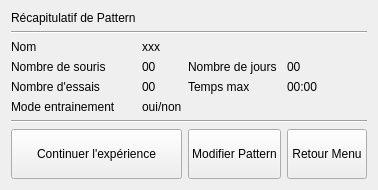
      <widget class="QWidget" name="page">
       <layout class="QGridLayout" name="gridLayout_5">
        <item row="2" column="0">
         <widget class="QLabel" name="label_9">
          <property name="text">
           <string>Nom</string>
          </property>
         </widget>
        </item>
        <item row="3" column="0">
         <widget class="QLabel" name="label_10">
          <property name="text">
           <string>Nombre de souris</string>
          </property>
         </widget>
        </item>
        <item row="3" column="1">
         <widget class="QLabel" name="nbSourisRecapitulatif">
          <property name="text">
           <string>00</string>
          </property>
         </widget>
        </item>
        <item row="7" column="0">
         <widget class="QLabel" name="label_15">
          <property name="text">
           <string>Mode entrainement</string>
          </property>
         </widget>
        </item>
        <item row="0" column="0">
         <widget class="QLabel" name="label_14">
          <property name="text">
           <string>Récapitulatif de Pattern</string>
          </property>
         </widget>
        </item>
        <item row="2" column="1">
         <widget class="QLabel" name="nomRecapitulatif">
          <property name="text">
           <string>xxx</string>
          </property>
         </widget>
        </item>
        <item row="5" column="0">
         <widget class="QLabel" name="label_12">
          <property name="text">
           <string>Nombre d'essais</string>
          </property>
         </widget>
        </item>
        <item row="5" column="1">
         <widget class="QLabel" name="nbEssaisRecapitulatif">
          <property name="text">
           <string>00</string>
          </property>
         </widget>
        </item>
        <item row="7" column="1">
         <widget class="QLabel" name="modeEntrainementRecapitulatif">
          <property name="text">
           <string>oui/non</string>
          </property>
         </widget>
        </item>
        <item row="9" column="0" colspan="2">
         <widget class="QPushButton" name="continuerExperience">
          <property name="minimumSize">
           <size>
            <width>0</width>
            <height>50</height>
           </size>
          </property>
          <property name="text">
           <string>Continuer l'expérience</string>
          </property>
         </widget>
        </item>
        <item row="3" column="2">
         <widget class="QLabel" name="label_11">
          <property name="text">
           <string>Nombre de jours</string>
          </property>
         </widget>
        </item>
        <item row="3" column="3">
         <widget class="QLabel" name="nbJoursRecapitulatif">
          <property name="text">
           <string>00</string>
          </property>
         </widget>
        </item>
        <item row="5" column="2">
         <widget class="QLabel" name="label_13">
          <property name="text">
           <string>Temps max</string>
          </property>
         </widget>
        </item>
        <item row="5" column="3">
         <widget class="QLabel" name="tempsMaxRecapitulatif">
          <property name="text">
           <string>00:00</string>
          </property>
         </widget>
        </item>
        <item row="8" column="0" colspan="4">
         <widget class="Line" name="line">
          <property name="orientation">
           <enum>Qt::Horizontal</enum>
          </property>
         </widget>
        </item>
        <item row="1" column="0" colspan="4">
         <widget class="Line" name="line_2">
          <property name="orientation">
           <enum>Qt::Horizontal</enum>
          </property>
         </widget>
        </item>
        <item row="9" column="2">
         <widget class="QPushButton" name="modifierPattern">
          <property name="minimumSize">
           <size>
            <width>0</width>
            <height>50</height>
           </size>
          </property>
          <property name="text">
           <string>Modifier Pattern</string>
          </property>
         </widget>
        </item>
        <item row="9" column="3">
         <widget class="QPushButton" name="retourMenuRecapitulatifPattern">
          <property name="minimumSize">
           <size>
            <width>0</width>
            <height>50</height>
           </size>
          </property>
          <property name="text">
           <string>Retour Menu</string>
          </property>
         </widget>
        </item>
       </layout>
      </widget>
